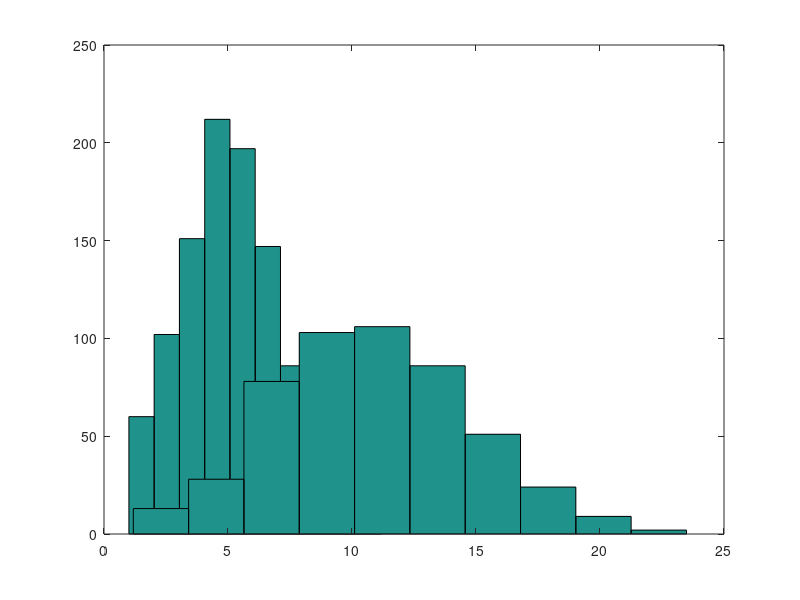

MATLAB code for this plot: (Note: this script raises an error after producing the figure.)
close all;
clear all;
clc;

load('VTSaumonBar.mat')
sizeVTSaumon = size(VTSaumon, 1)
sizeVTBar= size(VTBar, 1)


%probas a priori
pBar=sizeVTBar/(sizeVTBar+sizeVTSaumon);
pSaumon=sizeVTSaumon/(sizeVTBar+sizeVTSaumon);


figure(1)
hist(VTSaumon);
hold on
hist(VTBar);

nbIter   = 100;
sizeTrain = 400;
errorBarML = zeros(nbIter,1);
errorSaumonML = zeros(nbIter, 1);
errorML = zeros(nbIter, 1);
errorBarMAP = zeros(nbIter,1);
errorSaumonMAP = zeros(nbIter, 1);
errorMAP = zeros(nbIter, 1);

for i=1:nbIter
    
        [TrainSaumon,TestSaumon] = extractTestAndTrain(VTSaumon, sizeTrain);
        [TrainBar, TestBar] = extractTestAndTrain(VTBar, sizeTrain);
        [modelSaumon] = trainModel(TrainSaumon);
        [modelBar] = trainModel(TrainBar);
       
        % ML (maximum de vraissemblance)
        ResBar    =    myClassify(TestBar,modelBar, modelSaumon, 0.5, 0.5, "B", "S");
        ResSaumon =    myClassify(TestSaumon,modelBar, modelSaumon, 0.5, 0.5, "B", "S");
        SaumonError = computeError(ResSaumon, "S");
        BarError = computeError(ResBar, "B");
        
        errorSaumonML(i) = SaumonError*100;
        errorBarML(i) = BarError*100;
        errorML(i) = (length(TestSaumon) * errorSaumonML(i) + length(TestBar) *  errorBarML(i) )/ (length(TestSaumon) + length(TestBar));
        
        % MAP (utilisation des proba a priori)
        ResBar    =    myClassify(TestBar,modelBar, modelSaumon, pBar, pSaumon, "B", "S");
        ResSaumon =    myClassify(TestSaumon,modelBar, modelSaumon, pBar, pSaumon, "B", "S");
        SaumonError = computeError(ResSaumon, "S");
        BarError = computeError(ResBar, "B");
        errorSaumonMAP(i) = SaumonError*100;
        errorBarMAP(i) = BarError*100;
        errorMAP(i) = (length(TestSaumon) * errorSaumonMAP(i) + length(TestBar) *  errorBarMAP(i) )/ (length(TestSaumon) + length(TestBar));
   
end;

MeanErrorBarML    = mean(errorBarML)
MeanErrorSaumonML = mean(errorSaumonML)
MeanErrorML = mean(errorML)

MeanErrorBarMAP    = mean(errorBarMAP)
MeanErrorSaumonMAP = mean(errorSaumonMAP)
MeanErrorMAP = mean(errorMAP)


figure('Name', 'ML');
plot(1:nbIter, errorBarML, 'g')
hold on
plot(1:nbIter, errorSaumonML)
plot(1:nbIter, errorML, 'k')
hold off
ylim([0 100])

figure('Name', 'MAP');
plot(1:nbIter, errorBarMAP, 'g')
hold on
plot(1:nbIter, errorSaumonMAP)
plot(1:nbIter, errorMAP, 'k')
hold off
ylim([0 100])

